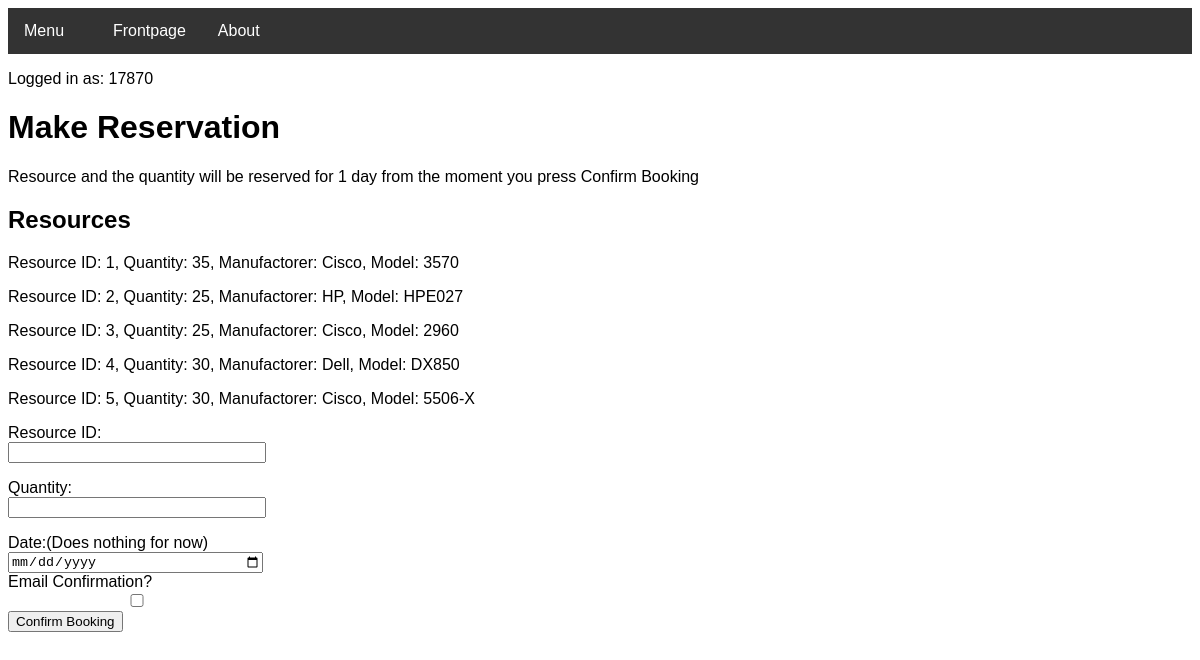
Page /reservation (signed in) on the earlier database version.
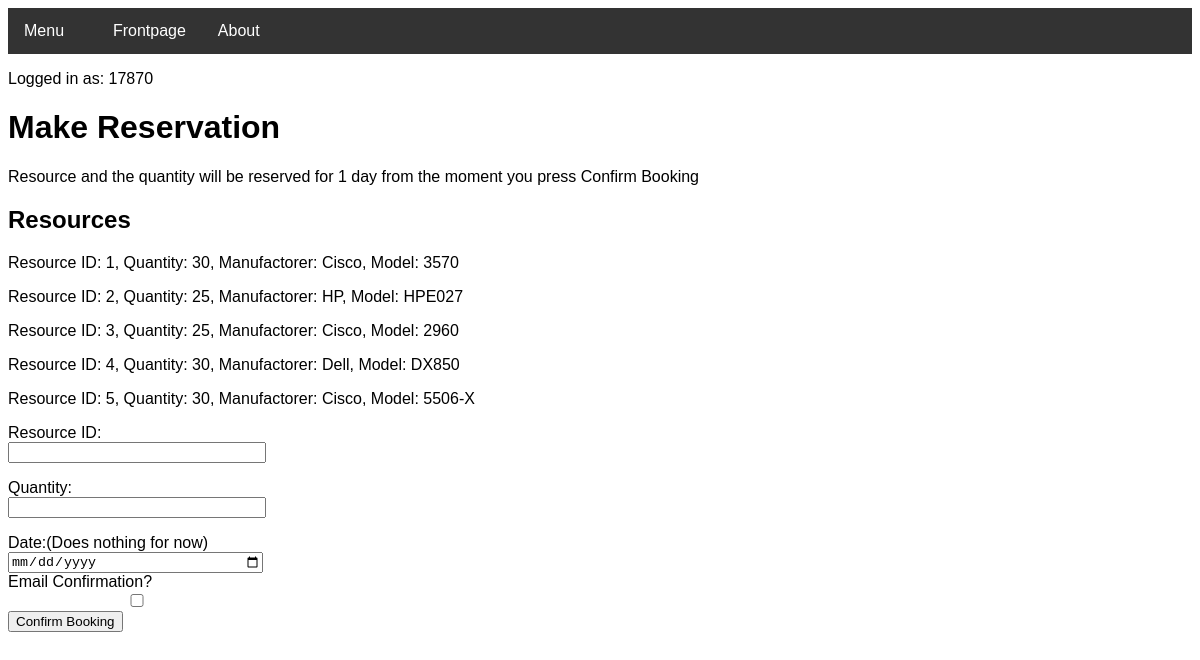
Same page on the later database version.
### tables this page shows
CREATE TABLE Resource (resource_id INTEGER PRIMARY KEY UNIQUE, resource_quantity INTEGER NOT NULL, resource_manufactorer STRING NOT NULL, resource_model STRING NOT NULL);

### routes.py (the view, shortened to what this page needs)
@app.route("/reservation", methods=['GET', 'POST'])
def reservation():
    if "name" not in session:
        return redirect(url_for("login"))
    try:
        booking.deleteOldBookings()
        try:
            time = datetime.datetime.utcnow()
            newTime = time - session['time']
            if newTime <= datetime.timedelta(seconds=30):
                flash("Error: You must wait before making another reservation!")
                return redirect(url_for("welcome"))
        except KeyError as e:
            print(e)
        lst = res.readResource()
    except TypeError as e:
        flash("Error: Something is not right. Did you input a resource ID that doesn't exist?")
        print(e.args[0])
        lst = res.readResource()
    return render_template("reservation.html", data=lst, username=session['name'])

### Project.py (called while the page is built)
    def readResource(self):
        c = self.conn.cursor()
        c.execute("SELECT 'Resource ID:', resource_id, 'Quantity:', resource_quantity, 'Manufactorer:', resource_manufactorer, 'Model:', resource_model FROM Resource;")
        lst = c.fetchall()
        c.close()
        return lst

### templates/reservation.html (shortened to what this page needs)
<!DOCTYPE html>
<head>
<link rel="stylesheet" href="../static/theme.css">
<link rel="stylesheet" type="text/css" href="../static/barstyle.css" title="style"/>
<link rel="stylesheet" type="text/css" href="../static/errorstyle.css" title="style"/>
</head>
<body>
<div class="navbar">
  <div class="dropdown">
    <button class="dropbtn">Menu
      <i class="fa fa-caret-down"></i>
    </button>
  </div>
  <a href="welcome">Frontpage</a>
  <a href="about">About</a>
</div>
      <p>Logged in as: {{ username }}</p>
<h1>Make Reservation</h1>
<p>Resource and the quantity will be reserved for 1 day from the moment you press Confirm Booking</p>
   <h2>Resources</h2>
   <body>
     {%for value in data%}
      <p>{{value | replace("(", "") | replace(")", "") | replace(":", "=") | replace("'", "") | replace("=,", ":")}}</p>
     {%endfor%}
    </body>
<div class="container">
   <form action="" method="post" role="form" autocomplete="off">
   <label for="ID">Resource ID:</label>
   <input type="text" class="form-control" id="ID" name="ID" required>
   <label for="quantity">Quantity:</label>
   <input type="text" class="form-control" id="quantity" name="quantity" required>
   <label for="date">Date:(Does nothing for now)</label>
   <input type="date" class="form-control" id="date" name="date"/>
   <label for="status">Email Confirmation?</label><br>
    <input type="checkbox" id="status" name="status" value="True">
   <button type="submit" class="btn btn-success">Confirm Booking</button>
   </form>
</div>

Differences in the rows shown:
changed Resource (number 1 of 5 on the later page): value "Resource ID: 1, Quantity: 35, Manufactorer: Cisco, Model: 3570" → "Resource ID: 1, Quantity: 30, Manufactorer: Cisco, Model: 3570"
